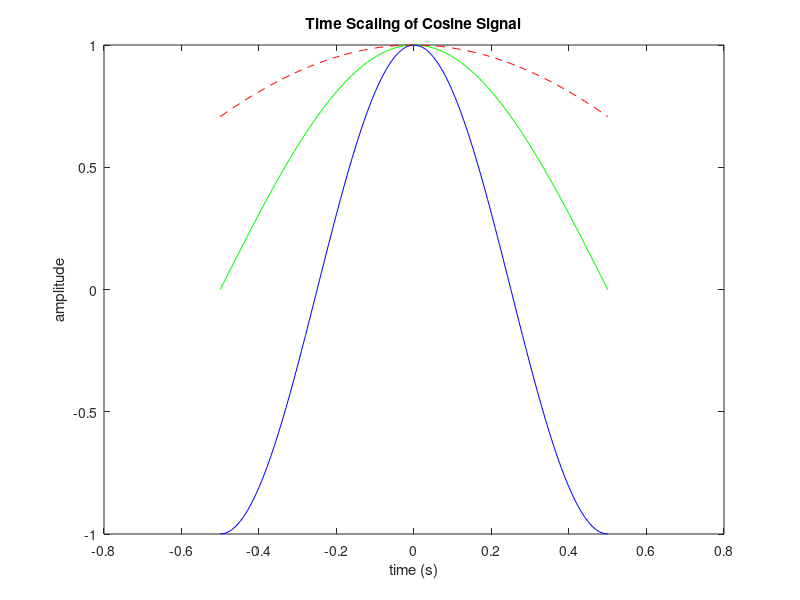

Recreate this plot in MATLAB.
t = -0.5:0.01:0.5;
y = cos(pi*t);
y1 = cos(pi*t*2);    % Time compressed
y2 = cos(pi*t/2);    % Time expanded

plot(t,y, 'g',t, y1, 'b', t, y2, 'r--');
xlabel('time (s)');
ylabel('amplitude');
title('Time Scaling of Cosine Signal');

